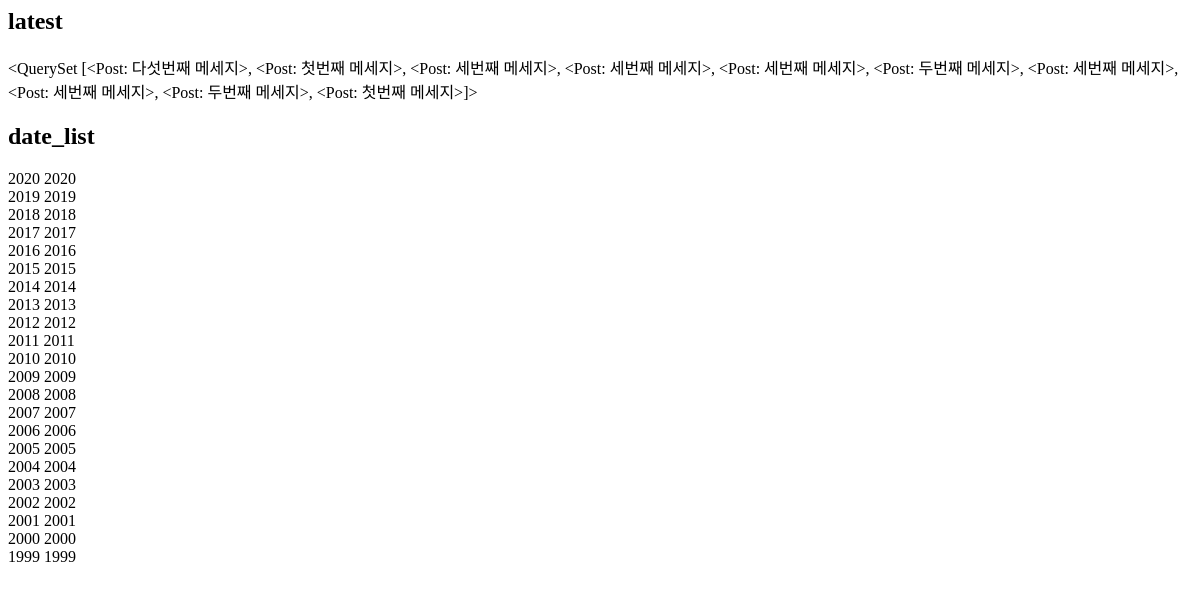
The page /instagram/archive/ on the database as committed earlier.
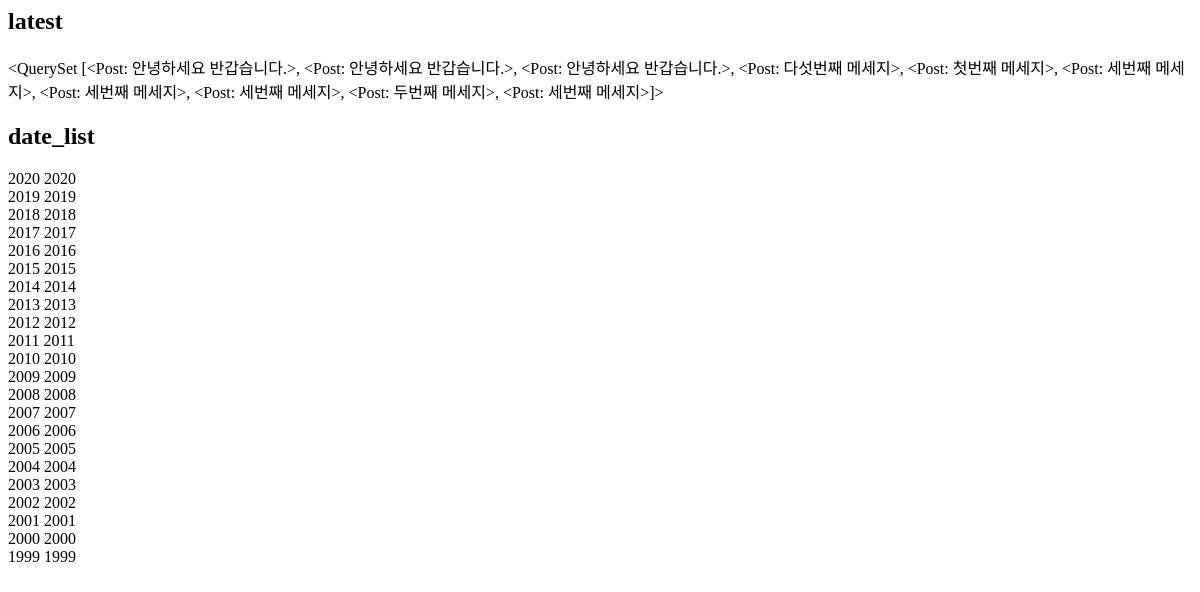
The same page on the database as committed later.
### instagram/models.py (models this page shows, shortened)
class Post(models.Model) :
    author = models.ForeignKey(settings.AUTH_USER_MODEL, on_delete= models.CASCADE)
    message = models.TextField(
        validators=[MinLengthValidator(10)]
    )
    photo = models.ImageField(blank=True,upload_to='instagram/post/%Y/%m/%d')
    tag_set = models.ManyToManyField('Tag',blank=True)
    is_public = models.BooleanField(default=False,verbose_name='공개 여부')
    created_at = models.DateTimeField(auto_now_add=True)
    updated_at = models.DateTimeField(auto_now=True)
    def __str__(self):
        return self.message
    class Meta :
        ordering = ['-id']

### instagram/templates/instagram/post_archive.html
<h2>latest</h2>
{{latest}}
<h2>date_list</h2>
{% for date in date_list %}
    {{date|date:'Y'}}
    {{date.year}}<br>
{% endfor %}

Rows that differ between the two databases and show on the page:
no longer on this page (row unchanged): Post: message.message "<QuerySet [<Post: 다섯번째 메세지>, <Post: 첫번째 메세지>, <Post: 세번째 메세지>, <Post: 세번째 메세지>, <Post: 세번째 메세지>, <Post: 두번째 메세지>, <Post: 세번째 메세지>, <Post: 세번째 메세지>, <Post: 두번째 메세지>, <Post: 첫번째 메세지>]>"
added Post: message.message "<QuerySet [<Post: 안녕하세요 반갑습니다.>, <Post: 안녕하세요 반갑습니다.>, <Post: 안녕하세요 반갑습니다.>, <Post: 다섯번째 메세지>, <Post: 첫번째 메세지>, <Post: 세번째 메세지>, <Post: 세번째 메세지>, <Post: 세번째 메세지>, <Post: 두번째 메세지>, <Post: 세번째 메세지>]>"
